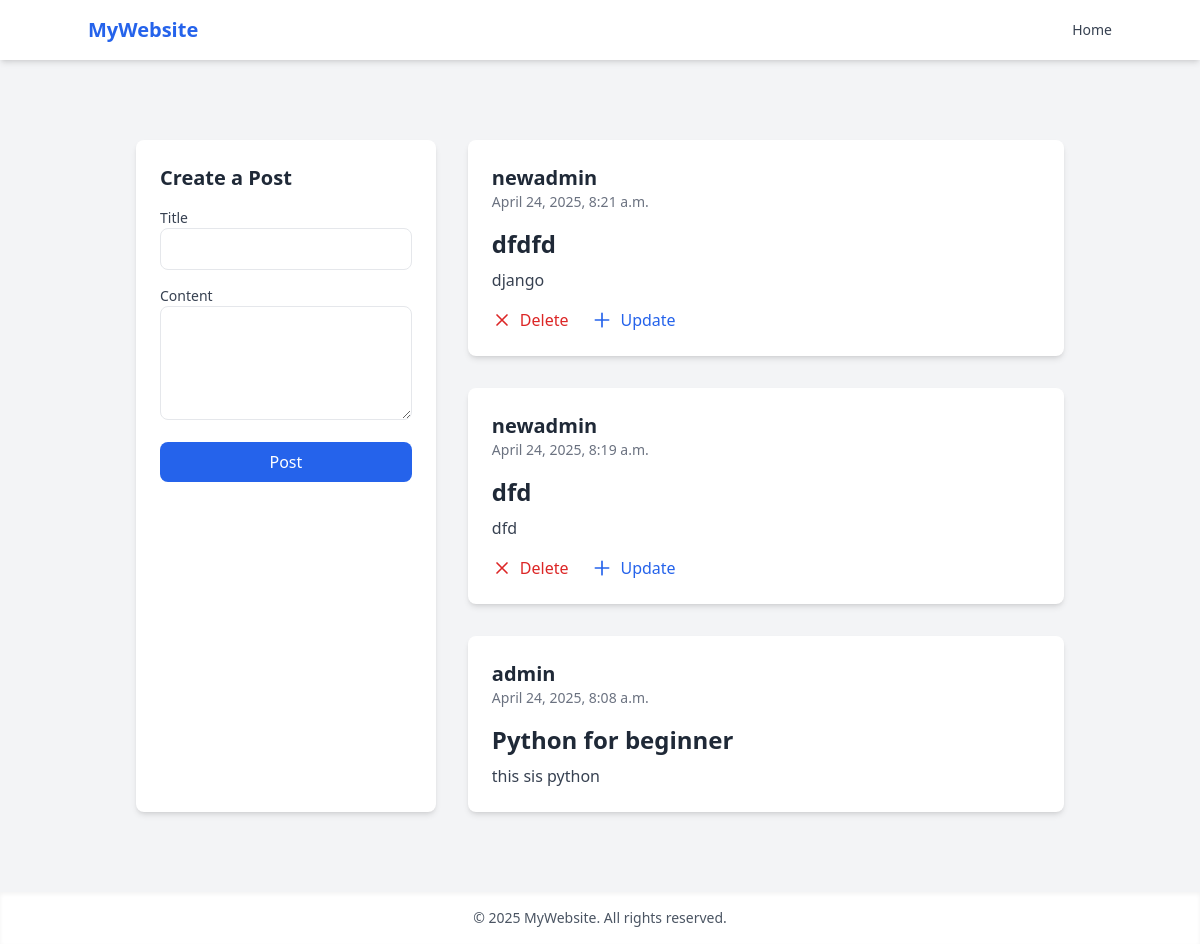
The page / (signed in) on the database its author committed.
### app/models.py (models this page shows)
class Post(models.Model):
    user = models.ForeignKey(User,on_delete=models.CASCADE)
    title = models.CharField(max_length=200)
    content = models.TextField()
    created_at = models.DateTimeField(auto_now_add=True,null = True,blank=True)
    updated_at = models.DateTimeField(auto_now=True,null = True,blank=True)

### app/views.py (the view, shortened to what this page needs)
# urls.py: path('',home,name = "home"),
def home(request):
    posts = Post.objects.all().order_by("-updated_at")
    return render(request,'index.html',{"posts":posts})

### templates/index.html (shortened to what this page needs)
{% extends 'base.html' %}
{% block content %}
<div class="max-w-7xl mx-auto px-6 py-12">
  <div class="flex flex-col md:flex-row gap-8">
    <div class="w-full md:w-1/3 bg-white p-6 rounded-lg shadow-md">
      <h2 class="text-xl font-bold mb-4">Create a Post</h2>
      <form method="POST"  class="space-y-4" novalidate>
        <div>
          <label class="block text-sm font-medium text-gray-700">Title</label>
          <input type="text" name="title" class="w-full px-4 py-2 border rounded-lg focus:outline-none focus:ring-2 focus:ring-blue-400" required>
        </div>
        <div>
          <label class="block text-sm font-medium text-gray-700">Content</label>
          <textarea name="content" rows="4" class="w-full px-4 py-2 border rounded-lg focus:outline-none focus:ring-2 focus:ring-blue-400" required></textarea>
        </div>
        <button type="submit" class="w-full bg-blue-600 text-white py-2 rounded-lg hover:bg-blue-700 transition">Post</button>
      </form>
    </div>
    <div class="w-full md:w-2/3 grid grid-cols-1 gap-8">
      {% for post in posts %}
        <div class="bg-white p-6 rounded-lg shadow-md hover:shadow-xl transition-shadow duration-300">
          <div class="flex items-center space-x-4">
            <div>
              <h3 class="text-xl font-semibold">{{ post.user.username }}</h3>
              <p class="text-gray-500 text-sm">{{ post.created_at|date:"F j, Y, g:i a" }}</p>
            </div>
          </div>
          <div class="mt-4">
            <a href="{% url 'postdetail' post.id %}" class="text-2xl font-bold">{{ post.title }}</a>
            <p class="mt-2 text-gray-700">{{ post.content|truncatechars:100 }}</p>
          </div>
          {% if request.user == post.user %}
          <div class="mt-4 flex space-x-6">
            <a href="{% url 'postdelete' post.id %}" class="flex items-center text-red-600 hover:text-red-800">
              <svg xmlns="http://www.w3.org/2000/svg" class="w-5 h-5 mr-2" fill="none" viewBox="0 0 24 24" stroke="currentColor">
                <path stroke-linecap="round" stroke-linejoin="round" stroke-width="2" d="M6 18L18 6M6 6l12 12"/>
              </svg>
              Delete
            </a>
            <a href="{% url 'postupdate' post.id %}" class="flex items-center text-blue-600 hover:text-blue-800">
              <svg xmlns="http://www.w3.org/2000/svg" class="w-5 h-5 mr-2" fill="none" viewBox="0 0 24 24" stroke="currentColor">
                <path stroke-linecap="round" stroke-linejoin="round" stroke-width="2" d="M12 4v16M4 12h16"/>
              </svg>
              Update
            </a>
          </div>
          {% endif %}
        </div>
      {% endfor %}
    </div>
  </div>
</div>
{% endblock %}

### rows shown on the page
Post: user.username "newadmin", created_at "April 24, 2025, 8:21 a.m.", title "dfdfd", content "django", shows "Delete"
Post: user.username "newadmin", created_at "April 24, 2025, 8:19 a.m.", title "dfd", content "dfd", shows "Delete"
Post: user.username "admin", created_at "April 24, 2025, 8:08 a.m.", title "Python for beginner", content "this sis python"
